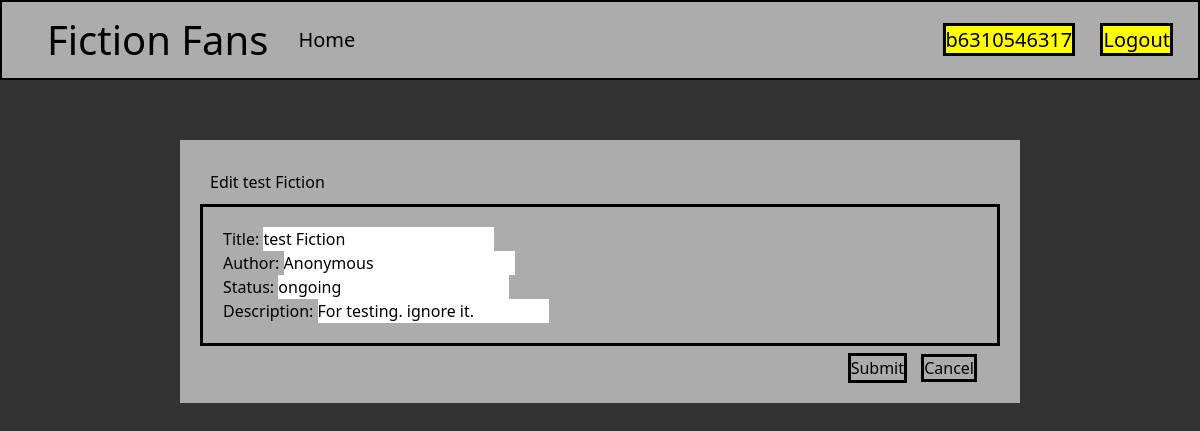
Page /fiction/1/edit/ (signed in) on the committed database.
### fiction_fans/models/fiction_model.py (models this page shows, shortened)
class FictionTitle(models.Model):
    title = models.CharField(max_length=255)
    author = models.CharField(max_length=255, default="Anonymous")
    status = models.CharField(max_length=255, default="ongoing")
    description = models.CharField(max_length=255, default=" ")
    pub_date = models.DateTimeField(auto_now_add=timezone.now())

### fiction_fans/views/fiction_edit_view.py (the view)
# urls.py: path("<int:fiction_id>/edit/", views.edit_fiction, name="fiction_edit"),
def edit_fiction(request, fiction_id):
    fiction = get_object_or_404(FictionTitle, id=fiction_id)
    form = FictionForm(request.POST or None, instance=fiction)
    template_name = "fiction_fans/fiction_edit.html"
    context = {
        "fiction": fiction,
        "form": form,
    }
    if request.method == "POST":
        if form.is_valid():
            form.save()
            return HttpResponseRedirect("/fiction/{}/".format(fiction.id))
    return render(request, template_name, context=context)

### fiction_fans/forms/fiction_edit_form.py
class FictionForm(ModelForm):
    class Meta:
        model = FictionTitle
        fields = "__all__"

### fiction_fans/templates/fiction_fans/fiction_edit.html (shortened to what this page needs)
{% extends "base.html" %}
{% block content %}
<div style="padding: 10px;">
    Edit {{ fiction.title }}
</div>
<div style="border: solid; padding: 20px;">
    <form action="" method="post">
        {{ form.as_p }}
        <div style="float: right; margin-top: 30px;">
            <input type="submit" value="Submit"  style="border: solid;">
            <a href="{% url 'fiction_fans:fiction_view' fiction.id %}"  style="border: solid; margin-left: 10px;">
                Cancel
            </a>
        </div>
    </form>
</div>
{% endblock content %}

### fiction_fans/templates/base.html (shortened to what this page needs)
{% load static %}
<!DOCTYPE html>
<html lang="en">
    <head>
        <script src="https://cdn.tailwindcss.com"></script>
        <link rel="stylesheet" type='text/css' href="{% static 'css/stylesheet.css' %}">
    </head>
    <nav>
        <div class="logo">
            <a href="{% url 'fiction_fans:homepage' %}">Fiction Fans</a>
        </div>
        <div class="home">
            <a href="{% url 'fiction_fans:homepage' %}">Home</a>
        </div>
        {% if user.is_authenticated %}
            <div class="auth">
                <a href="{% url 'fiction_fans:profile' %}">{{ user.get_username }}</a>
                <a href="/accounts/logout/"><button type="button">Logout</button></a>
            </div>
            {% else %}
                <div class="auth">
                    <a href="{% url 'login' %}">Login</a>
                    <a href="{% url 'signup' %}">Register</a>
                </div>
        {% endif %}
    </nav>
    <body>
            <div id="content">
                <div>
                    {% block content %}{% endblock content %}
                </div>
            </div>
    </body>
</html>

### fiction_fans/static/css/stylesheet.css (style rules this page uses)
body { background-color: rgba(0, 0, 0, 0.8); margin: 0; }
nav { background: #acacac; padding: 15px; height: 80px; display: flex; align-items: center; margin: 0px; border: 2px solid black; }
.logo { font-size: 40px; margin: 30px; }
.logo a { text-decoration: none; color: black; }
.home { font-size: 20px; margin-right: auto; }
.home a { text-decoration: none; color: black; }
.auth { font-size: 20px; }
.auth a { text-decoration: none; color: black; margin: 10px; border: solid; background-color: yellow; }
#content { margin: 5% 15%; margin-bottom: auto; padding: 20px; overflow: auto; background: #acacac; }

### rows in the picture
FictionTitle: title "test Fiction", author "Anonymous", status "ongoing", description "For testing. ignore it."

### other values in the picture
{{ user.get_username }} "b6310546317"
